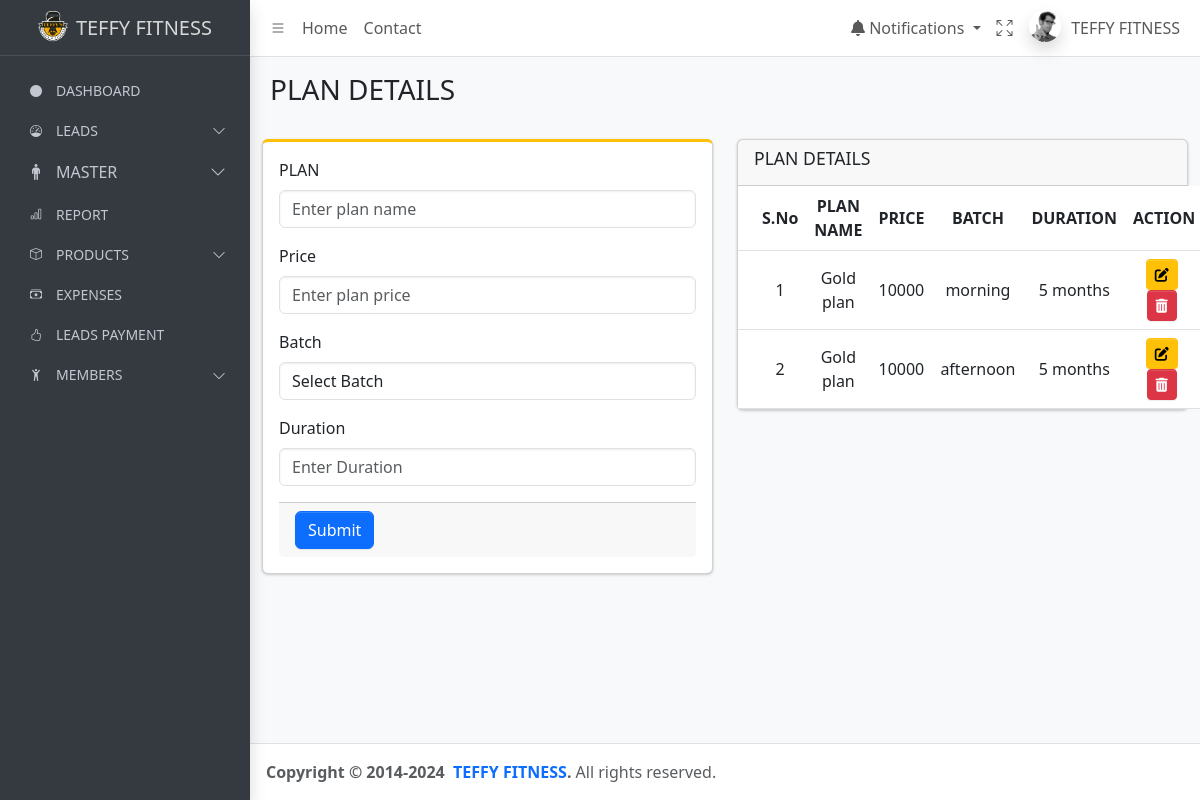
Page /plan/ on the earlier database version.
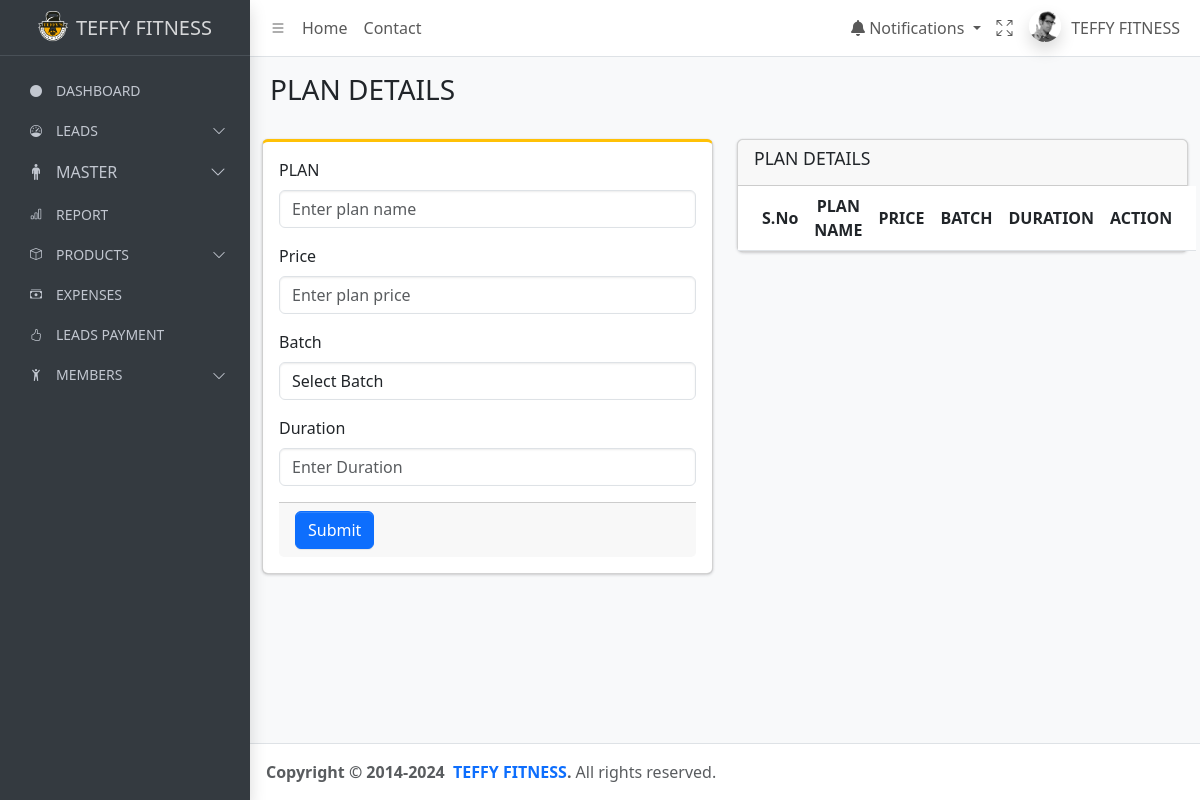
Same page on the later database version.
### teffyapp/models.py (models this page shows, shortened)
class Plan(models.Model):
    plan_name = models.CharField(max_length=100,null=True, blank=True)
    price = models.PositiveIntegerField(null=True, blank=True)
    batch = models.CharField(max_length=50,null=True, blank=True )
    duration = models.CharField(max_length=50, null=True, blank=True)
    batch = models.CharField(max_length=100, null=True, blank=True)

### teffyapp/views.py (the view, shortened to what this page needs)
# urls.py: path("plan/", plan, name="plan"),
def plan(request):
    all_plans = Plan.objects.all()
    return render(request, "plan-page.html", {'all_plans': all_plans})

### templates/plan-page.html (shortened to what the changed rows need)
{% extends "base.html" %}
{% load static %}
{% block content %}
<main class="app-main">
    <div class="container-fluid">
        <div class="row">
            <div class="col-md-6">
                <div class="card mb-4">
                    <div class="card-body p-0">
                        <table class="table" id="planTable">
                            <thead>
                                <tr>
                                    <th>S.No</th>
                                    <th>PLAN NAME</th>
                                    <th>PRICE</th>
                                    <th>BATCH</th>
                                    <th>DURATION</th>
                                    <th>ACTION</th>
                                </tr>
                            </thead>
                            <tbody id="planTableBody">
                                {% for plan in all_plans %}
                                <tr>
                                    <td>{{ forloop.counter }}</td>
                                    <td>{{ plan.plan_name }}</td>
                                    <td>{{ plan.price }}</td>
                                    <td>{{ plan.batch }}</td>
                                    <td>{{ plan.duration }}</td>
                                    <td>
                                        <a href="{% url 'edit_plan' plan.id %}" class="btn btn-warning btn-sm" title="Edit">
                                            <i class="fas fa-edit"></i>
                                        </a>
                                        <a href="{% url 'delete_plan' plan.id %}" class="btn btn-danger btn-sm" title="Delete" onclick="return confirm('Are you sure you want to delete this plan?')">
                                            <i class="fas fa-trash-alt"></i>
                                        </a>
                                    </td>
                                </tr>
                                {% endfor %}
                            </tbody>
                        </table>
                    </div>
                </div>
            </div>
        </div>
    </div>
</main>
{% endblock content %}

Differences in the rows shown:
removed Plan: plan_name "Gold plan", price "10000", batch "morning", duration "5 months"
removed Plan: plan_name "Gold plan", price "10000", batch "afternoon", duration "5 months"
